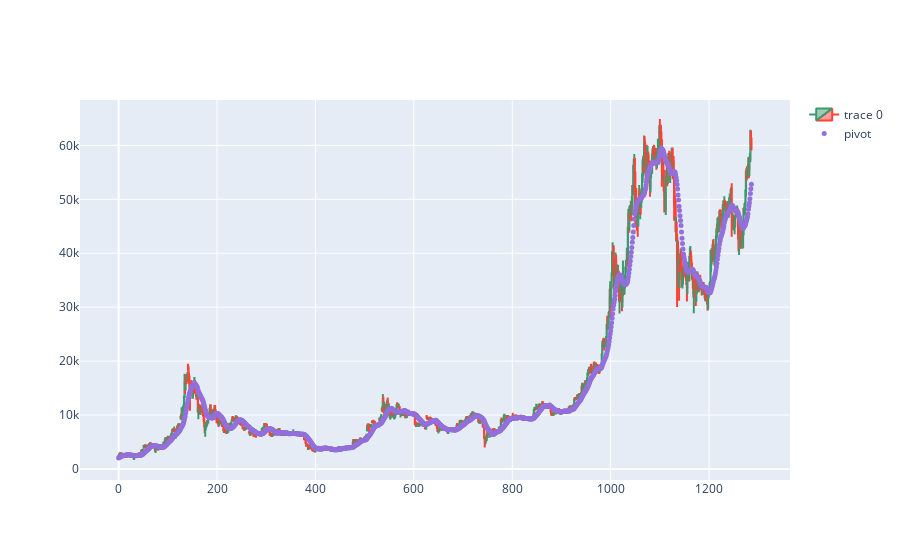

This figure's notebook cell:
### Code cell
import plotly.graph_objects as go

dfpl = data[:]
fig = go.Figure(data=[go.Candlestick(x=dfpl.index,
                open=dfpl['Open'],
                high=dfpl['High'],
                low=dfpl['Low'],
                close=dfpl['Close'])])

fig.add_scatter(x=dfpl.index, y=dfpl['SMA'], mode="markers",
                marker=dict(size=5, color="MediumPurple"),
                name="pivot")
fig.update_layout(xaxis_rangeslider_visible=False)
fig.show()

### Figure 1 — Plotly figure (JSON) as saved in the notebook; plotly's stock layout.template omitted (floating-point values rounded to 4 significant figures; data arrays with more than 128 entries replaced by an {"elided": "..."} marker saying what was removed)
{"data": [{"close": {"elided": "1287 int values"}, "high": {"elided": "1287 int values"}, "low": {"elided": "1287 int values"}, "open": {"elided": "1287 int values"}, "type": "candlestick", "x": {"elided": "1287 int values"}}, {"marker": {"color": "MediumPurple", "size": 5}, "mode": "markers", "name": "pivot", "type": "scatter", "x": {"elided": "1287 int values"}, "y": {"elided": "1287 float values"}}], "layout": {"xaxis": {"rangeslider": {"visible": false}}}}
